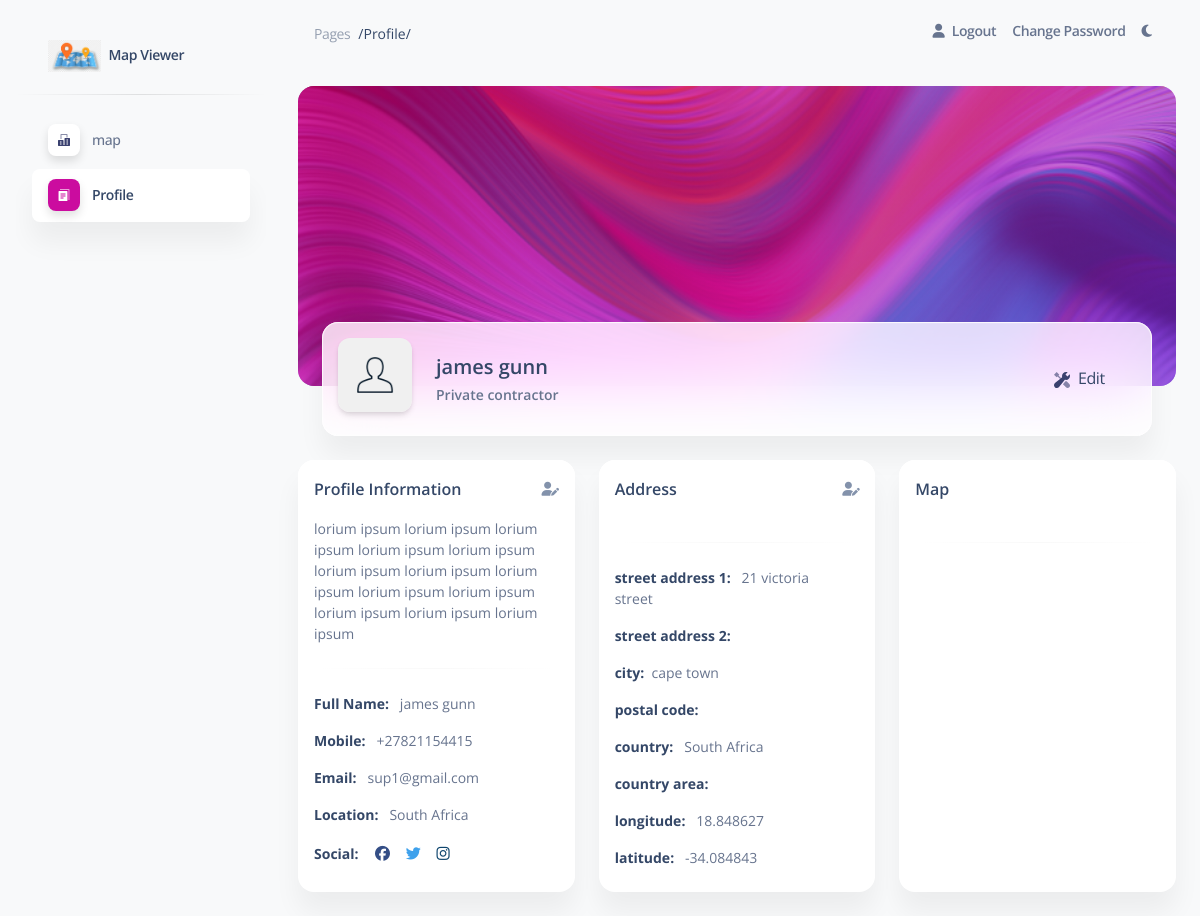
/profile/ (signed in), run on the app's committed database.
### user/models.py (models this page shows)
class User(AbstractBaseUser, PermissionsMixin):
    email = models.EmailField(_('email address'), unique=True)
    first_name = models.CharField(_('first name'), max_length=30, blank=True)
    last_name = models.CharField(_('last name'), max_length=30, blank=True)
    company_name = models.CharField(_('company name'), max_length=30, blank=True)
    description = models.TextField(_("description"), null=True, blank=True)
    is_staff = models.BooleanField(default=False)
    is_active = models.BooleanField(default=True)
    date_joined = models.DateTimeField(default=timezone.now)
    phone = PhoneNumberField(blank=True, default="")
    street_address_1 = models.CharField(max_length=256, blank=True)
    street_address_2 = models.CharField(max_length=256, blank=True)
    city = models.CharField(max_length=256, blank=True)
    postal_code = models.CharField(max_length=20, blank=True)
    country = CountryField(null=True, blank=True)
    country_area = models.CharField(max_length=128, blank=True)
    longitude = models.DecimalField(max_digits=8, decimal_places=6, null=True, blank=True)
    latitude = models.DecimalField(max_digits=8, decimal_places=6, null=True, blank=True)
    USERNAME_FIELD = 'email'
    REQUIRED_FIELDS = []
    objects = UserManager()

### home/views.py (the view)
# urls.py: path('profile/', views.ProtectedProfileView.as_view(), name='profile'),
class ProtectedProfileView(TemplateView):
  template_name = "pages/profile.html"
  @method_decorator(login_required)
  def dispatch(self, *args, **kwargs):
    return super().dispatch(*args, **kwargs)
  def get_context_data(self, **kwargs):
    context = super().get_context_data(**kwargs)
    usr_obj = self.request.user
    context['segment'] = 'profile'
    context['user'] = usr_obj
    if usr_obj.latitude != None:
      map = folium.Map(location=[usr_obj.latitude, usr_obj.longitude], zoom_start=4)
      folium.Marker([usr_obj.latitude, usr_obj.longitude]).add_to(map)
    else:
      map = folium.Map()
    map_html = map._repr_html_()
    context['map'] = map_html
    return context

### admin_soft/templatetags/admin_soft.py (called while the page is built)
@assignment_tag(takes_context=True)
def get_direction(context):
    res = {
        'panel': 'text-left',
        'notify': 'right',
        'float': 'float-right',
        'reverse_panel': 'text-right',
        'nav': 'ml-auto'
    }
    if context.get('LANGUAGE_BIDI'):
        res['panel'] = 'text-right'
        res['notify'] = 'left'
        res['float'] = ''
        res['reverse_panel'] = 'text-left'
        res['nav'] = 'mr-auto'
    return res

@assignment_tag(takes_context=True)
def get_admin_setting(context):
    res = {
    }
    return res

### templates/pages/profile.html (shortened to what this page needs)
{% extends 'layouts/base.html' %}
{% load static %}
{% block content %}
    <div class="container-fluid">
      <div class="page-header min-height-300 border-radius-xl mt-4" style="background-image: url('{% static 'img/curved-images/curved0.jpg' %}'); background-position-y: 50%;">
        <span class="mask bg-gradient-primary opacity-6"></span>
      </div>
      <div class="card card-body blur shadow-blur mx-4 mt-n6 overflow-hidden">
        <div class="row gx-4">
          <div class="col-auto">
            <div class="avatar avatar-xl position-relative">
              <img src="{% static 'img/default-user.png' %}" alt="profile_image" class="w-100 border-radius-lg shadow-sm">
            </div>
          </div>
          <div class="col-auto my-auto">
            <div class="h-100">
              <h5 class="mb-1">
                {{user.first_name}} {{user.last_name}}
              </h5>
              <p class="mb-0 font-weight-bold text-sm">
                {{user.company_name}}
              </p>
            </div>
          </div>
          <div class="col-lg-2 col-md-6 my-sm-auto ms-sm-auto me-sm-0 mx-auto mt-3">
            <div class="nav-wrapper position-relative end-0">
              <ul class="nav nav-pills nav-fill p-1 bg-transparent" role="tablist">
                <li class="nav-item">
                  <a class=""  href="{% url 'profile-edit' %}">
                    <span class="ms-1">Edit</span>
                  </a>
                </li>
              </ul>
            </div>
          </div>
        </div>
      </div>
    </div>
    <div class="container-fluid py-4">
      <div class="row">
        <div class="col-12 col-xl-4">
          <div class="card h-100">
            <div class="card-header pb-0 p-3">
              <div class="row">
                <div class="col-md-8 d-flex align-items-center">
                  <h6 class="mb-0">Profile Information</h6>
                </div>
                <div class="col-md-4 text-end">
                  <a href="{% url 'profile-edit' %}">
                    <i class="fas fa-user-edit text-secondary text-sm" data-bs-toggle="tooltip" data-bs-placement="top" title="Edit Profile"></i>
                  </a>
                </div>
              </div>
            </div>
            <div class="card-body p-3">
              <p class="text-sm">
                {{user.description}}
              </p>
              <hr class="horizontal gray-light my-4">
              <ul class="list-group">
                <li class="list-group-item border-0 ps-0 pt-0 text-sm"><strong class="text-dark">Full Name:</strong> &nbsp; {{user.first_name}} {{user.last_name}} </li>
                <li class="list-group-item border-0 ps-0 text-sm"><strong class="text-dark">Mobile:</strong> &nbsp; {{user.phone}}</li>
                <li class="list-group-item border-0 ps-0 text-sm"><strong class="text-dark">Email:</strong> &nbsp; {{user.email}}</li>
                <li class="list-group-item border-0 ps-0 text-sm"><strong class="text-dark">Location:</strong> &nbsp; {{user.country.name}}</li>
                <li class="list-group-item border-0 ps-0 pb-0">
                  <strong class="text-dark text-sm">Social:</strong> &nbsp;
                  <a class="btn btn-facebook btn-simple mb-0 ps-1 pe-2 py-0" href="javascript:;">
                  </a>
                  <a class="btn btn-twitter btn-simple mb-0 ps-1 pe-2 py-0" href="javascript:;">
                  </a>
                  <a class="btn btn-instagram btn-simple mb-0 ps-1 pe-2 py-0" href="javascript:;">
                  </a>
                </li>
              </ul>
            </div>
          </div>
        </div>
        <div class="col-12 col-xl-4">
          <div class="card h-100">
            <div class="card-header pb-0 p-3">
              <div class="row">
                <div class="col-md-8 d-flex align-items-center">
                  <h6 class="mb-0">Address</h6>
                </div>
                <div class="col-md-4 text-end">
                  <a href="{% url 'profile-edit' %}">
                    <i class="fas fa-user-edit text-secondary text-sm" data-bs-toggle="tooltip" data-bs-placement="top" title="Edit Profile"></i>
                  </a>
                </div>
              </div>
            </div>
            <div class="card-body p-3">
              <hr class="horizontal gray-light my-4">
              <ul class="list-group">
                <li class="list-group-item border-0 ps-0 pt-0 text-sm"><strong class="text-dark">street address 1:</strong> &nbsp; {{user.street_address_1}}</li>
                <li class="list-group-item border-0 ps-0 text-sm"><strong class="text-dark">street address 2:</strong> &nbsp; {{user.street_address_2}}</li>
                <li class="list-group-item border-0 ps-0 text-sm"><strong class="text-dark">city:</strong> &nbsp;{{user.city}}</li>
                <li class="list-group-item border-0 ps-0 text-sm"><strong class="text-dark">postal code:</strong> &nbsp; {{user.postal_code}}</li>
                <li class="list-group-item border-0 ps-0 text-sm"><strong class="text-dark">country:</strong> &nbsp; {{user.country.name}}</li>
                <li class="list-group-item border-0 ps-0 text-sm"><strong class="text-dark">country area:</strong> &nbsp; {{user.country_area}}</li>
                <li class="list-group-item border-0 ps-0 text-sm"><strong class="text-dark">longitude:</strong> &nbsp; {{user.longitude}}</li>
                <li class="list-group-item border-0 ps-0 text-sm"><strong class="text-dark">latitude:</strong> &nbsp; {{user.latitude}}</li>
              </ul>
            </div>
          </div>
        </div>
        <div class="col-12 col-xl-4">
          <div class="card h-100">
            <div class="card-header pb-0 p-3">
              <div class="row">
                <div class="col-md-8 d-flex align-items-center">
                  <h6 class="mb-0">Map</h6>
                </div>
                <div class="col-md-4 text-end">
                </div>
              </div>
            </div>
            <div class="card-body p-3">
              <hr class="horizontal gray-light my-4">
            </div>
          </div>
        </div>
      </div>
    </div>
{% endblock content %}

### static/css/dark-theme-core.css (style rules this page uses)
body { transition: background-color 200ms ease-in; }

### data on the page
User: first_name "james", last_name "gunn", company_name "Private contractor", description "lorium ipsum lorium ipsum lorium ipsum lorium ipsum lorium ipsum lorium ipsum lorium ipsum lorium ipsum lorium ipsum lorium ipsum lorium ipsum lorium ipsum lorium ipsum", phone "+27821154415", email "sup1@gmail.com", country.name "South Africa", street_address_1 "21 victoria street", city "cape town", longitude "18.848627", latitude "-34.084843"

### other printed values
{{ request.path|title }} "/Profile/"
